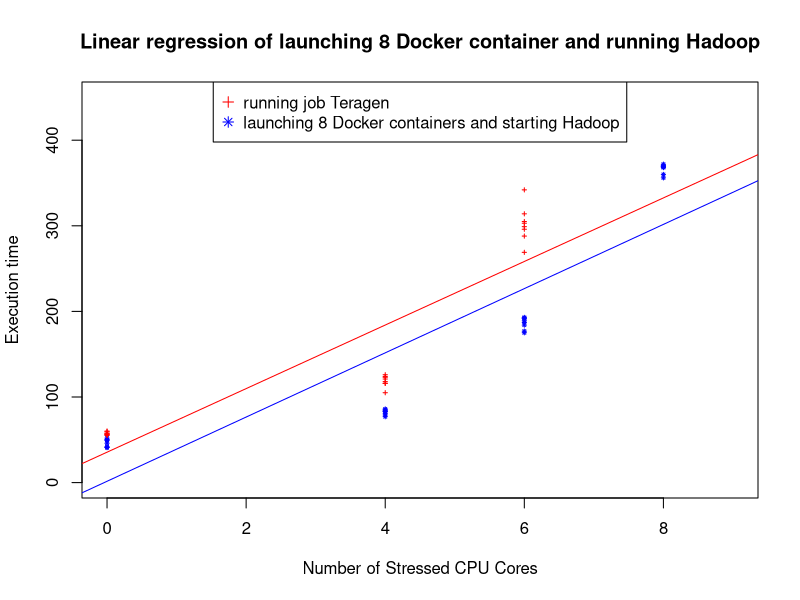

Source code (R):
#!/usr/bin/Rscript
# this is for plotting the tendency of Docker container with stressed cpu cores
old=getwd();
basedir="/home/peipei/course/CSC547/experiment_docker_hadoop/stress_docker";
setwd(basedir);

hadoop_no_stress=c(42,50,52,41,49,41,50,46);
hadoop_cpu4_stress=c(79,83,85,86,77,84,81,83);
hadoop_cpu6_stress=c(177,192,184,189,175,192,193,187);
hadoop_cpu8_stress=c(372,368,360,356,369,369,370,370);
hadoop_stress=c(hadoop_no_stress,hadoop_cpu4_stress,hadoop_cpu6_stress,hadoop_cpu8_stress);
x_hadoop=c(rep(0,each=8),rep(4,each=8),rep(6,each=8),rep(8,each=8))

job_no_stress=c(56,60,57,55,58,56,60,57);
job_cpu4_stress=c(123,126,118,105,124,116,116,121);
job_cpu6_stress=c(314,269,299,303,342,296,288,305);
job_stress=c(job_no_stress,job_cpu4_stress,job_cpu6_stress);
x_job=c(rep(0,each=8),rep(4,each=8),rep(6,each=8));

name="stress_cpu";
png(paste(getwd(),paste(name,"png",sep="."),sep="/"));
plot(x=NULL,y=NULL,mai="Linear regression of launching 8 Docker container and running Hadoop",xlab="Number of Stressed CPU Cores",ylab="Execution time",xlim=range(0:9),ylim=range(0:450));

points(x_hadoop,hadoop_stress,type="p",pch=8,cex=0.4,col="blue");
reg1<-lm(hadoop_stress~x_hadoop);
abline(reg1,col="blue");

points(x_job,job_stress,type="p",pch=3,cex=0.4,col="red");
reg2<-lm(job_stress~x_job);
abline(reg2,col="red");

legend("top",horiz=FALSE,legend=c("running job Teragen ","launching 8 Docker containers and starting Hadoop"), pch=c(3,8), col=c("red","blue"))

dev.off();
